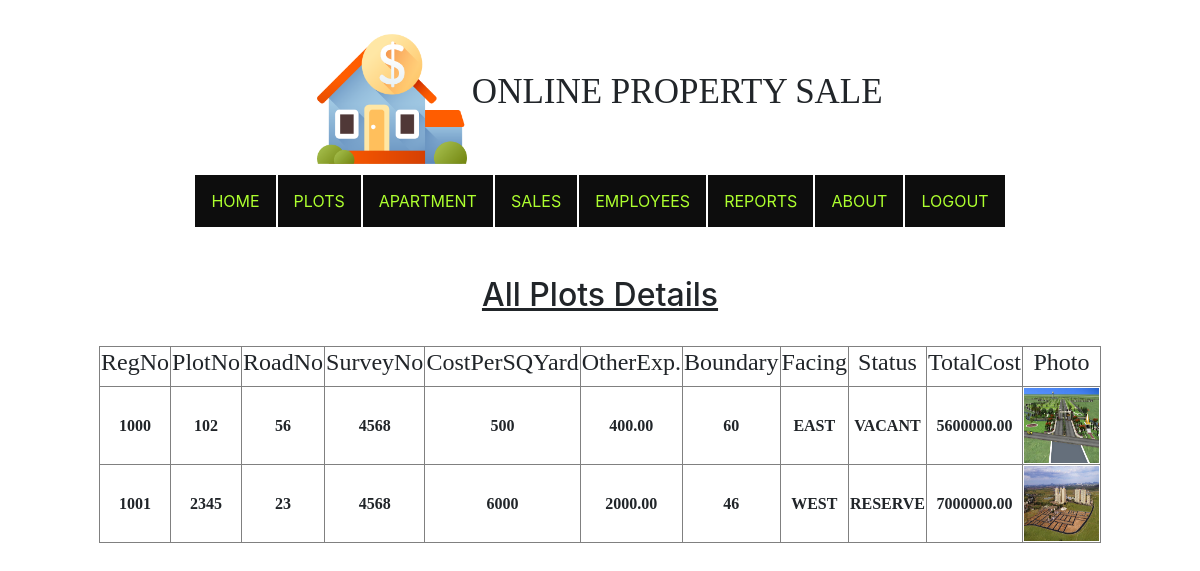
/viewplot/, run on the app's committed database.
### app1/models.py (models this page shows)
class Plots(models.Model):
    regno = models.IntegerField(primary_key=True, default=False)
    plotno = models.IntegerField()
    roadno = models.IntegerField()
    surveyno = models.IntegerField()
    costpersqyard = models.IntegerField()
    otherexp = models.DecimalField(max_digits=10, decimal_places=2)
    boundary = models.IntegerField()
    facing = models.CharField(max_length=20)
    status = models.CharField(max_length=20)
    totalcost = models.DecimalField(max_digits=10, decimal_places=2)
    photo = models.ImageField(upload_to='plots/')

### app1/views.py (the view)
# urls.py: path('viewplot/', views.viewplot),
def viewplot(request):
    plot = Plots.objects.all()
    return render(request, "viewplot.html", {'plot': plot})

### templates/viewplot.html (shortened to what this page needs)
{% load staticfiles %}
<html>
<head>
    <link rel="stylesheet" href="https://maxcdn.bootstrapcdn.com/bootstrap/4.0.0/css/bootstrap.min.css">
</head>
<body><br>
   <center><img src="{% static 'images/mortgage.png' %}" width="150" height="150"> <span style="font-size: 35px; font-family: Verdana">ONLINE PROPERTY SALE</span></center>
   <table align="center">
       <tr>
           <th>
               <div class="dropdown">
                   <button class="dropbtn"><a href="/home/" style="color: greenyellow">HOME</a></button>
                   </div>
           </th>
           <th>
               <div class="dropdown">
                   <button class="dropbtn">PLOTS</button>
               </div>
           </th>
           <th>
               <div class="dropdown">
                   <button class="dropbtn">APARTMENT</button>
               </div>
           </th>
           <th>
               <div class="dropdown">
                   <button class="dropbtn">SALES</button>
               </div>
           </th>
           <th>
               <div class="dropdown">
                   <button class="dropbtn">EMPLOYEES</button>
               </div>
           </th>
           <th>
               <div class="dropdown">
                   <button class="dropbtn">REPORTS</button>
               </div>
           </th>
           <th>
               <div class="dropdown">
                   <button class="dropbtn"><a href="/about/" style="color: greenyellow">ABOUT</a></button>
               </div>
           </th>
           <th>
               <div class="dropdown">
                   <button class="dropbtn"><a href="/logout/" style="color: greenyellow">LOGOUT</a></button>
               </div>
           </th>
       </tr>
   </table><br><br>
<center>
    <h2><u>All Plots Details</u></h2>
</center><br>
   <table align="center" border="1" style="font-family: Verdana">
       <tr>
           <th style="text-align: center"><h4>RegNo</h4></th>
           <th style="text-align: center"><h4>PlotNo</h4></th>
           <th style="text-align: center"><h4>RoadNo</h4></th>
           <th style="text-align: center"><h4>SurveyNo</h4></th>
           <th style="text-align: center"><h4>CostPerSQYard</h4></th>
           <th style="text-align: center"><h4>OtherExp.</h4></th>
           <th style="text-align: center"><h4>Boundary</h4></th>
           <th style="text-align: center"><h4>Facing</h4></th>
           <th style="text-align: center"><h4>Status</h4></th>
           <th style="text-align: center"><h4>TotalCost</h4></th>
           <th style="text-align: center"><h4>Photo</h4></th>
       </tr>
       {% for x in plot %}
           <tr>
           <th style="text-align: center">{{ x.regno }}</th>
           <th style="text-align: center">{{ x.plotno }}</th>
           <th style="text-align: center">{{ x.roadno }}</th>
           <th style="text-align: center">{{ x.surveyno }}</th>
           <th style="text-align: center">{{ x.costpersqyard }}</th>
           <th style="text-align: center">{{ x.otherexp }}</th>
           <th style="text-align: center">{{ x.boundary }}</th>
           <th style="text-align: center">{{ x.facing }}</th>
           <th style="text-align: center">{{ x.status }}</th>
           <th style="text-align: center">{{ x.totalcost }}</th>
           <th style="text-align: center"><img src="{{ x.photo.url }}" width="75" height="75"></th>
       </tr>
       {% endfor %}
   </table>
</body>
</html>

### templates/viewplot.html (style rules this page uses)
.dropbtn { background-color: #0d0d0d; color: greenyellow; padding: 16px; font-size: 16px; border: none; cursor: pointer; }
.dropdown { position: relative; display: inline-block; }

### data on the page
Plots: regno "1000", plotno "102", roadno "56", surveyno "4568", costpersqyard "500", otherexp "400.00", boundary "60", facing "EAST", status "VACANT", totalcost "5600000.00", photo (picture)
Plots: regno "1001", plotno "2345", roadno "23", surveyno "4568", costpersqyard "6000", otherexp "2000.00", boundary "46", facing "WEST", status "RESERVE", totalcost "7000000.00", photo (picture)
